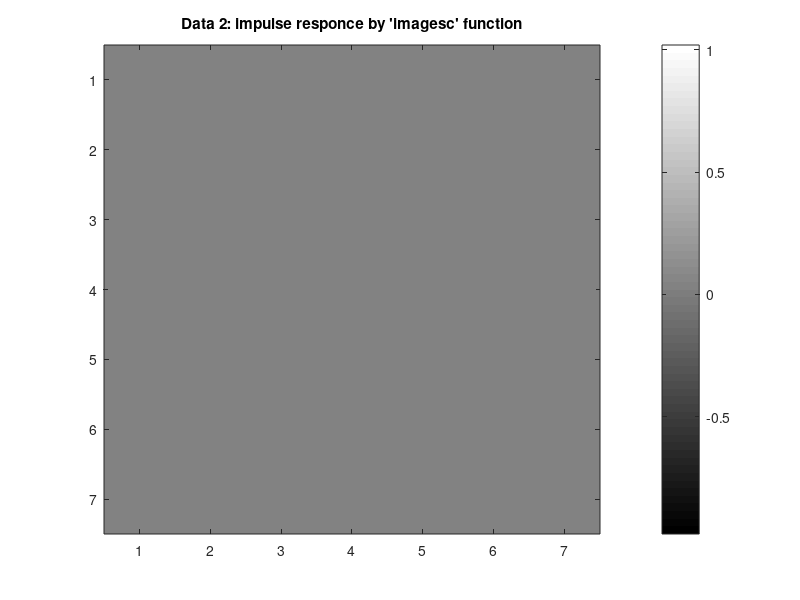
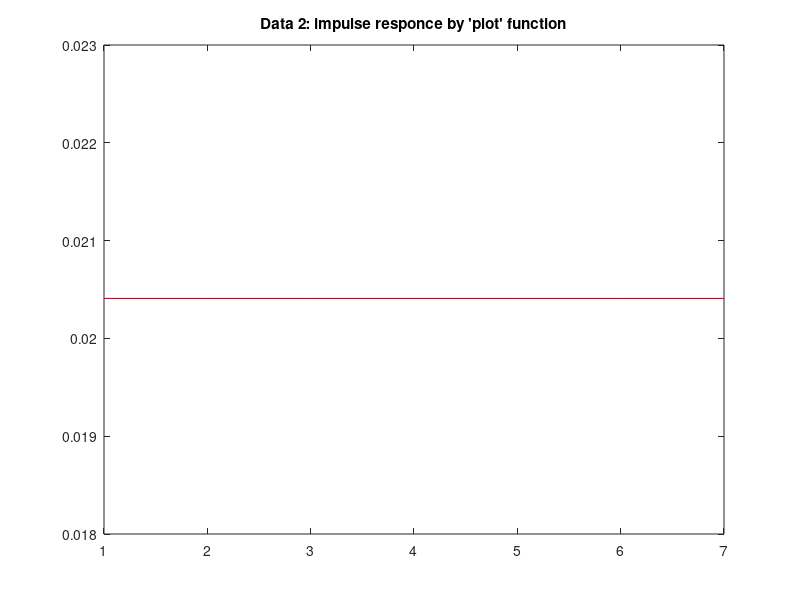

Source code (MATLAB) for these figures, in order: (Note: this script raises an error after producing the figures.)
clc, close all, clear all
%load DataOne
load DataTwo

N = 256;
x_axis = linspace(-0.5,0.5,N);
y_axis = linspace(-0.5,0.5,N);
%{
%% Transfer function
transfer_IR = MyFFT2RI(IR, 256);
imshow(transfer_IR)
colormap('gray')


FR = MyFFT2RI(IR, 256);
FTI = MyFFT2(Data);
inv = MyIFFT2(FTI./FR);
imshow(inv)
colormap('gray'); colorbar
axis('square','off')
%}

%% IR: imagesc
figure ()
imagesc(IR)
colormap('gray'); colorbar
title("Data 2: impulse responce by 'imagesc' function")

%% IR: plot
figure ()
plot(IR)
title("Data 2: impulse responce by 'plot' function")

%% Transfer func.
% plot
figure ()
transfer_IR = abs(MyFFT2RI(IR, N));
imagesc(x_axis, y_axis, transfer_IR)
colormap('gray')
title("Data 2: plot, transfer function")

% imagesc
figure ()
transfer_IR = abs(MyFFT2RI(IR, N));
plot(x_axis, transfer_IR)
colormap('gray')
title("Data 2: imagesc, transfer function")